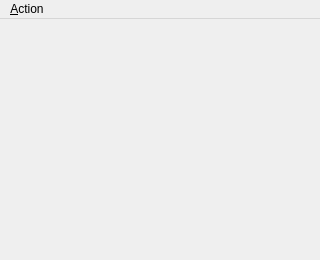
<?xml version="1.0" encoding="UTF-8"?>
<ui version="4.0">
 <class>VizWindow</class>
 <widget class="QMainWindow" name="VizWindow">
  <property name="geometry">
   <rect>
    <x>0</x>
    <y>0</y>
    <width>320</width>
    <height>260</height>
   </rect>
  </property>
  <property name="windowTitle">
   <string>Boing Visualizer</string>
  </property>
  <widget class="QWidget" name="centralwidget"/>
  <widget class="QMenuBar" name="menubar">
   <property name="geometry">
    <rect>
     <x>0</x>
     <y>0</y>
     <width>320</width>
     <height>20</height>
    </rect>
   </property>
   <widget class="QMenu" name="_menuAction">
    <property name="title">
     <string>&amp;Action</string>
    </property>
    <addaction name="_toggleDebug"/>
    <addaction name="_clear"/>
    <addaction name="separator"/>
    <addaction name="_hidemenubar"/>
    <addaction name="separator"/>
    <addaction name="_close"/>
    <addaction name="_quit"/>
   </widget>
   <addaction name="_menuAction"/>
  </widget>
  <action name="_close">
   <property name="text">
    <string>Close &amp;Widget</string>
   </property>
   <property name="shortcut">
    <string>Ctrl+W</string>
   </property>
  </action>
  <action name="_quit">
   <property name="text">
    <string>&amp;Quit Boing</string>
   </property>
   <property name="shortcut">
    <string>Ctrl+Q</string>
   </property>
  </action>
  <action name="_clear">
   <property name="text">
    <string>&amp;Clear tracks</string>
   </property>
   <property name="shortcut">
    <string>Ctrl+C</string>
   </property>
  </action>
  <action name="_toggleDebug">
   <property name="text">
    <string>&amp;Toggle debug level</string>
   </property>
   <property name="shortcut">
    <string>Space</string>
   </property>
  </action>
  <action name="_hidemenubar">
   <property name="text">
    <string>Hide &amp;Menubar</string>
   </property>
   <property name="shortcut">
    <string>Ctrl+M</string>
   </property>
  </action>
 </widget>
 <resources/>
 <connections>
  <connection>
   <sender>_close</sender>
   <signal>triggered()</signal>
   <receiver>VizWindow</receiver>
   <slot>close()</slot>
   <hints>
    <hint type="sourcelabel">
     <x>-1</x>
     <y>-1</y>
    </hint>
    <hint type="destinationlabel">
     <x>184</x>
     <y>139</y>
    </hint>
   </hints>
  </connection>
 </connections>
</ui>
